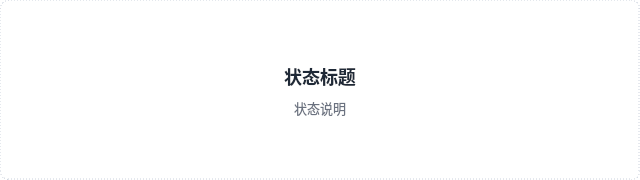
<?xml version="1.0" encoding="UTF-8"?>
<ui version="4.0">
 <class>HomeEmptyState</class>
 <widget class="QWidget" name="HomeEmptyState">
  <property name="geometry">
   <rect>
    <x>0</x>
    <y>0</y>
    <width>640</width>
    <height>180</height>
   </rect>
  </property>
  <property name="minimumSize">
   <size>
    <width>0</width>
    <height>180</height>
   </size>
  </property>
  <property name="styleSheet">
   <string notr="true">QWidget#HomeEmptyState {
    background: transparent;
}

QFrame#panelFrame {
    background: #FFFFFF;
    border: 1px dashed #CAD1DC;
    border-radius: 8px;
}

QLabel#titleLabel {
    color: #1F2937;
    font-size: 18px;
    font-weight: 700;
}

QLabel#messageLabel {
    color: #6B7280;
    font-size: 13px;
}</string>
  </property>
  <layout class="QVBoxLayout" name="rootLayout">
   <property name="spacing">
    <number>0</number>
   </property>
   <property name="leftMargin">
    <number>0</number>
   </property>
   <property name="topMargin">
    <number>0</number>
   </property>
   <property name="rightMargin">
    <number>0</number>
   </property>
   <property name="bottomMargin">
    <number>0</number>
   </property>
   <item>
    <widget class="QFrame" name="panelFrame">
     <property name="minimumSize">
      <size>
       <width>0</width>
       <height>180</height>
      </size>
     </property>
     <property name="frameShape">
      <enum>QFrame::Shape::NoFrame</enum>
     </property>
     <layout class="QVBoxLayout" name="panelLayout">
      <property name="spacing">
       <number>8</number>
      </property>
      <property name="leftMargin">
       <number>24</number>
      </property>
      <property name="topMargin">
       <number>24</number>
      </property>
      <property name="rightMargin">
       <number>24</number>
      </property>
      <property name="bottomMargin">
       <number>24</number>
      </property>
      <item>
       <spacer name="topSpacer">
        <property name="orientation">
         <enum>Qt::Orientation::Vertical</enum>
        </property>
        <property name="sizeHint" stdset="0">
         <size>
          <width>20</width>
          <height>24</height>
         </size>
        </property>
       </spacer>
      </item>
      <item>
       <widget class="QLabel" name="titleLabel">
        <property name="text">
         <string>状态标题</string>
        </property>
        <property name="alignment">
         <set>Qt::AlignmentFlag::AlignCenter</set>
        </property>
       </widget>
      </item>
      <item>
       <widget class="QLabel" name="messageLabel">
        <property name="text">
         <string>状态说明</string>
        </property>
        <property name="alignment">
         <set>Qt::AlignmentFlag::AlignCenter</set>
        </property>
        <property name="wordWrap">
         <bool>true</bool>
        </property>
       </widget>
      </item>
      <item>
       <spacer name="bottomSpacer">
        <property name="orientation">
         <enum>Qt::Orientation::Vertical</enum>
        </property>
        <property name="sizeHint" stdset="0">
         <size>
          <width>20</width>
          <height>24</height>
         </size>
        </property>
       </spacer>
      </item>
     </layout>
    </widget>
   </item>
  </layout>
 </widget>
 <resources/>
 <connections/>
</ui>
